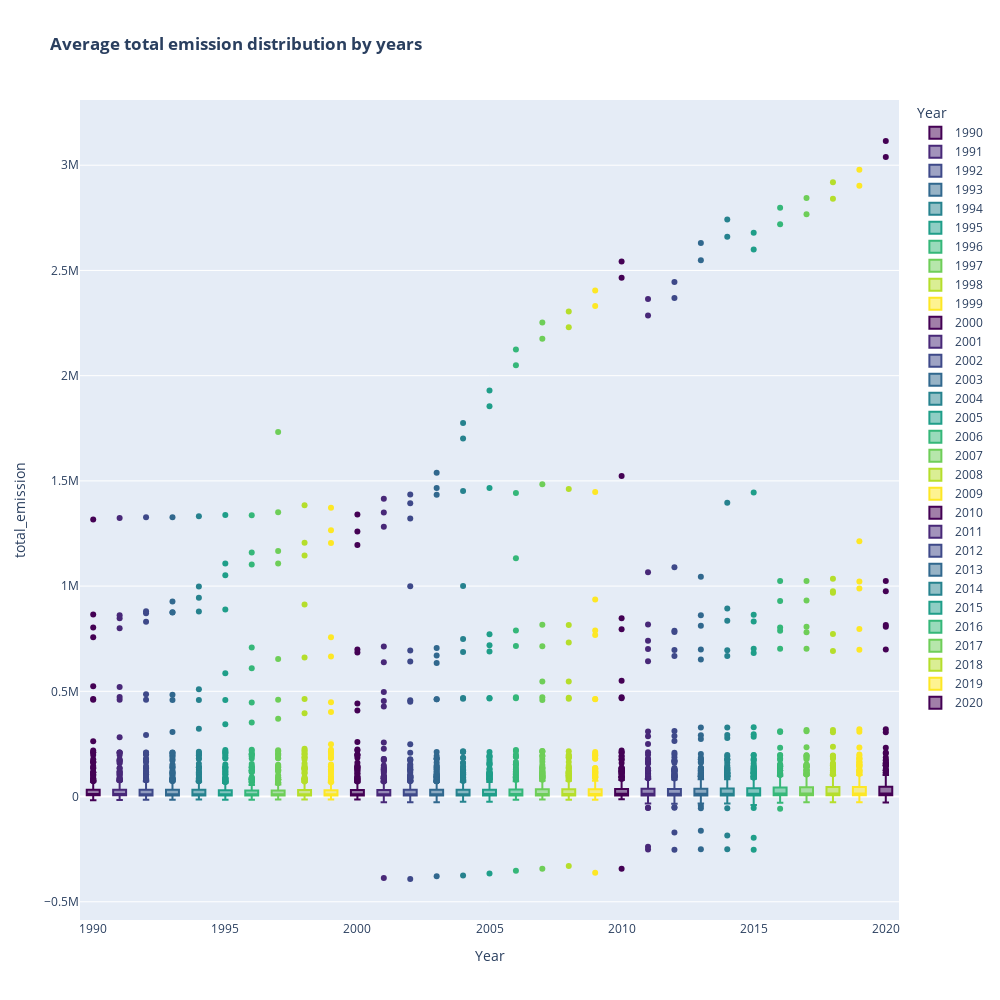

This figure's notebook cell:
### Code cell
fig = px.box(emission_data, x="Year",
             y="total_emission",
             color="Year",
             color_discrete_sequence=px.colors.sequential.Viridis,
             title='<b>Average total emission distribution by years')
fig.update_layout(width = 1000, height = 1000)
fig.show()

### Figure 1 — Plotly figure (JSON) as saved in the notebook; plotly's stock layout.template omitted (floating-point values rounded to 4 significant figures; data arrays with more than 128 entries replaced by an {"elided": "..."} marker saying what was removed)
{"data": [{"alignmentgroup": "True", "hovertemplate": "Year=%{x}<br>total_emission=%{y}<extra></extra>", "legendgroup": "1990", "marker": {"color": "#440154"}, "name": "1990", "notched": false, "offsetgroup": "1990", "orientation": "v", "showlegend": true, "type": "box", "x": {"elided": "202 int values"}, "x0": " ", "xaxis": "x", "y": {"elided": "202 float values"}, "y0": " ", "yaxis": "y"}, {"alignmentgroup": "True", "hovertemplate": "Year=%{x}<br>total_emission=%{y}<extra></extra>", "legendgroup": "1991", "marker": {"color": "#482878"}, "name": "1991", "notched": false, "offsetgroup": "1991", "orientation": "v", "showlegend": true, "type": "box", "x": {"elided": "205 int values"}, "x0": " ", "xaxis": "x", "y": {"elided": "205 float values"}, "y0": " ", "yaxis": "y"}, {"alignmentgroup": "True", "hovertemplate": "Year=%{x}<br>total_emission=%{y}<extra></extra>", "legendgroup": "1992", "marker": {"color": "#3e4989"}, "name": "1992", "notched": false, "offsetgroup": "1992", "orientation": "v", "showlegend": true, "type": "box", "x": {"elided": "223 int values"}, "x0": " ", "xaxis": "x", "y": {"elided": "223 float values"}, "y0": " ", "yaxis": "y"}, {"alignmentgroup": "True", "hovertemplate": "Year=%{x}<br>total_emission=%{y}<extra></extra>", "legendgroup": "1993", "marker": {"color": "#31688e"}, "name": "1993", "notched": false, "offsetgroup": "1993", "orientation": "v", "showlegend": true, "type": "box", "x": {"elided": "225 int values"}, "x0": " ", "xaxis": "x", "y": {"elided": "225 float values"}, "y0": " ", "yaxis": "y"}, {"alignmentgroup": "True", "hovertemplate": "Year=%{x}<br>total_emission=%{y}<extra></extra>", "legendgroup": "1994", "marker": {"color": "#26828e"}, "name": "1994", "notched": false, "offsetgroup": "1994", "orientation": "v", "showlegend": true, "type": "box", "x": {"elided": "225 int values"}, "x0": " ", "xaxis": "x", "y": {"elided": "225 float values"}, "y0": " ", "yaxis": "y"}, {"alignmentgroup": "True", "hovertemplate": "Year=%{x}<br>total_emission=%{y}<extra></extra>", "legendgroup": "1995", "marker": {"color": "#1f9e89"}, "name": "1995", "notched": false, "offsetgroup": "1995", "orientation": "v", "showlegend": true, "type": "box", "x": {"elided": "225 int values"}, "x0": " ", "xaxis": "x", "y": {"elided": "225 float values"}, "y0": " ", "yaxis": "y"}, {"alignmentgroup": "True", "hovertemplate": "Year=%{x}<br>total_emission=%{y}<extra></extra>", "legendgroup": "1996", "marker": {"color": "#35b779"}, "name": "1996", "notched": false, "offsetgroup": "1996", "orientation": "v", "showlegend": true, "type": "box", "x": {"elided": "225 int values"}, "x0": " ", "xaxis": "x", "y": {"elided": "225 float values"}, "y0": " ", "yaxis": "y"}, {"alignmentgroup": "True", "hovertemplate": "Year=%{x}<br>total_emission=%{y}<extra></extra>", "legendgroup": "1997", "marker": {"color": "#6ece58"}, "name": "1997", "notched": false, "offsetgroup": "1997", "orientation": "v", "showlegend": true, "type": "box", "x": {"elided": "225 int values"}, "x0": " ", "xaxis": "x", "y": {"elided": "225 float values"}, "y0": " ", "yaxis": "y"}, {"alignmentgroup": "True", "hovertemplate": "Year=%{x}<br>total_emission=%{y}<extra></extra>", "legendgroup": "1998", "marker": {"color": "#b5de2b"}, "name": "1998", "notched": false, "offsetgroup": "1998", "orientation": "v", "showlegend": true, "type": "box", "x": {"elided": "225 int values"}, "x0": " ", "xaxis": "x", "y": {"elided": "225 float values"}, "y0": " ", "yaxis": "y"}, {"alignmentgroup": "True", "hovertemplate": "Year=%{x}<br>total_emission=%{y}<extra></extra>", "legendgroup": "1999", "marker": {"color": "#fde725"}, "name": "1999", "notched": false, "offsetgroup": "1999", "orientation": "v", "showlegend": true, "type": "box", "x": {"elided": "225 int values"}, "x0": " ", "xaxis": "x", "y": {"elided": "225 float values"}, "y0": " ", "yaxis": "y"}, {"alignmentgroup": "True", "hovertemplate": "Year=%{x}<br>total_emission=%{y}<extra></extra>", "legendgroup": "2000", "marker": {"color": "#440154"}, "name": "2000", "notched": false, "offsetgroup": "2000", "orientation": "v", "showlegend": true, "type": "box", "x": {"elided": "226 int values"}, "x0": " ", "xaxis": "x", "y": {"elided": "226 float values"}, "y0": " ", "yaxis": "y"}, {"alignmentgroup": "True", "hovertemplate": "Year=%{x}<br>total_emission=%{y}<extra></extra>", "legendgroup": "2001", "marker": {"color": "#482878"}, "name": "2001", "notched": false, "offsetgroup": "2001", "orientation": "v", "showlegend": true, "type": "box", "x": {"elided": "226 int values"}, "x0": " ", "xaxis": "x", "y": {"elided": "226 float values"}, "y0": " ", "yaxis": "y"}, {"alignmentgroup": "True", "hovertemplate": "Year=%{x}<br>total_emission=%{y}<extra></extra>", "legendgroup": "2002", "marker": {"color": "#3e4989"}, "name": "2002", "notched": false, "offsetgroup": "2002", "orientation": "v", "showlegend": true, "type": "box", "x": {"elided": "226 int values"}, "x0": " ", "xaxis": "x", "y": {"elided": "226 float values"}, "y0": " ", "yaxis": "y"}, {"alignmentgroup": "True", "hovertemplate": "Year=%{x}<br>total_emission=%{y}<extra></extra>", "legendgroup": "2003", "marker": {"color": "#31688e"}, "name": "2003", "notched": false, "offsetgroup": "2003", "orientation": "v", "showlegend": true, "type": "box", "x": {"elided": "226 int values"}, "x0": " ", "xaxis": "x", "y": {"elided": "226 float values"}, "y0": " ", "yaxis": "y"}, {"alignmentgroup": "True", "hovertemplate": "Year=%{x}<br>total_emission=%{y}<extra></extra>", "legendgroup": "2004", "marker": {"color": "#26828e"}, "name": "2004", "notched": false, "offsetgroup": "2004", "orientation": "v", "showlegend": true, "type": "box", "x": {"elided": "226 int values"}, "x0": " ", "xaxis": "x", "y": {"elided": "226 float values"}, "y0": " ", "yaxis": "y"}, {"alignmentgroup": "True", "hovertemplate": "Year=%{x}<br>total_emission=%{y}<extra></extra>", "legendgroup": "2005", "marker": {"color": "#1f9e89"}, "name": "2005", "notched": false, "offsetgroup": "2005", "orientation": "v", "showlegend": true, "type": "box", "x": {"elided": "226 int values"}, "x0": " ", "xaxis": "x", "y": {"elided": "226 float values"}, "y0": " ", "yaxis": "y"}, {"alignmentgroup": "True", "hovertemplate": "Year=%{x}<br>total_emission=%{y}<extra></extra>", "legendgroup": "2006", "marker": {"color": "#35b779"}, "name": "2006", "notched": false, "offsetgroup": "2006", "orientation": "v", "showlegend": true, "type": "box", "x": {"elided": "227 int values"}, "x0": " ", "xaxis": "x", "y": {"elided": "227 float values"}, "y0": " ", "yaxis": "y"}, {"alignmentgroup": "True", "hovertemplate": "Year=%{x}<br>total_emission=%{y}<extra></extra>", "legendgroup": "2007", "marker": {"color": "#6ece58"}, "name": "2007", "notched": false, "offsetgroup": "2007", "orientation": "v", "showlegend": true, "type": "box", "x": {"elided": "227 int values"}, "x0": " ", "xaxis": "x", "y": {"elided": "227 float values"}, "y0": " ", "yaxis": "y"}, {"alignmentgroup": "True", "hovertemplate": "Year=%{x}<br>total_emission=%{y}<extra></extra>", "legendgroup": "2008", "marker": {"color": "#b5de2b"}, "name": "2008", "notched": false, "offsetgroup": "2008", "orientation": "v", "showlegend": true, "type": "box", "x": {"elided": "227 int values"}, "x0": " ", "xaxis": "x", "y": {"elided": "227 float values"}, "y0": " ", "yaxis": "y"}, {"alignmentgroup": "True", "hovertemplate": "Year=%{x}<br>total_emission=%{y}<extra></extra>", "legendgroup": "2009", "marker": {"color": "#fde725"}, "name": "2009", "notched": false, "offsetgroup": "2009", "orientation": "v", "showlegend": true, "type": "box", "x": {"elided": "227 int values"}, "x0": " ", "xaxis": "x", "y": {"elided": "227 float values"}, "y0": " ", "yaxis": "y"}, {"alignmentgroup": "True", "hovertemplate": "Year=%{x}<br>total_emission=%{y}<extra></extra>", "legendgroup": "2010", "marker": {"color": "#440154"}, "name": "2010", "notched": false, "offsetgroup": "2010", "orientation": "v", "showlegend": true, "type": "box", "x": {"elided": "227 int values"}, "x0": " ", "xaxis": "x", "y": {"elided": "227 float values"}, "y0": " ", "yaxis": "y"}, {"alignmentgroup": "True", "hovertemplate": "Year=%{x}<br>total_emission=%{y}<extra></extra>", "legendgroup": "2011", "marker": {"color": "#482878"}, "name": "2011", "notched": false, "offsetgroup": "2011", "orientation": "v", "showlegend": true, "type": "box", "x": {"elided": "226 int values"}, "x0": " ", "xaxis": "x", "y": {"elided": "226 float values"}, "y0": " ", "yaxis": "y"}, {"alignmentgroup": "True", "hovertemplate": "Year=%{x}<br>total_emission=%{y}<extra></extra>", "legendgroup": "2012", "marker": {"color": "#3e4989"}, "name": "2012", "notched": false, "offsetgroup": "2012", "orientation": "v", "showlegend": true, "type": "box", "x": {"elided": "227 int values"}, "x0": " ", "xaxis": "x", "y": {"elided": "227 float values"}, "y0": " ", "yaxis": "y"}, {"alignmentgroup": "True", "hovertemplate": "Year=%{x}<br>total_emission=%{y}<extra></extra>", "legendgroup": "2013", "marker": {"color": "#31688e"}, "name": "2013", "notched": false, "offsetgroup": "2013", "orientation": "v", "showlegend": true, "type": "box", "x": {"elided": "227 int values"}, "x0": " ", "xaxis": "x", "y": {"elided": "227 float values"}, "y0": " ", "yaxis": "y"}, {"alignmentgroup": "True", "hovertemplate": "Year=%{x}<br>total_emission=%{y}<extra></extra>", "legendgroup": "2014", "marker": {"color": "#26828e"}, "name": "2014", "notched": false, "offsetgroup": "2014", "orientation": "v", "showlegend": true, "type": "box", "x": {"elided": "227 int values"}, "x0": " ", "xaxis": "x", "y": {"elided": "227 float values"}, "y0": " ", "yaxis": "y"}, {"alignmentgroup": "True", "hovertemplate": "Year=%{x}<br>total_emission=%{y}<extra></extra>", "legendgroup": "2015", "marker": {"color": "#1f9e89"}, "name": "2015", "notched": false, "offsetgroup": "2015", "orientation": "v", "showlegend": true, "type": "box", "x": {"elided": "227 int values"}, "x0": " ", "xaxis": "x", "y": {"elided": "227 float values"}, "y0": " ", "yaxis": "y"}, {"alignmentgroup": "True", "hovertemplate": "Year=%{x}<br>total_emission=%{y}<extra></extra>", "legendgroup": "2016", "marker": {"color": "#35b779"}, "name": "2016", "notched": false, "offsetgroup": "2016", "orientation": "v", "showlegend": true, "type": "box", "x": {"elided": "227 int values"}, "x0": " ", "xaxis": "x", "y": {"elided": "227 float values"}, "y0": " ", "yaxis": "y"}, {"alignmentgroup": "True", "hovertemplate": "Year=%{x}<br>total_emission=%{y}<extra></extra>", "legendgroup": "2017", "marker": {"color": "#6ece58"}, "name": "2017", "notched": false, "offsetgroup": "2017", "orientation": "v", "showlegend": true, "type": "box", "x": {"elided": "227 int values"}, "x0": " ", "xaxis": "x", "y": {"elided": "227 float values"}, "y0": " ", "yaxis": "y"}, {"alignmentgroup": "True", "hovertemplate": "Year=%{x}<br>total_emission=%{y}<extra></extra>", "legendgroup": "2018", "marker": {"color": "#b5de2b"}, "name": "2018", "notched": false, "offsetgroup": "2018", "orientation": "v", "showlegend": true, "type": "box", "x": {"elided": "227 int values"}, "x0": " ", "xaxis": "x", "y": {"elided": "227 float values"}, "y0": " ", "yaxis": "y"}, {"alignmentgroup": "True", "hovertemplate": "Year=%{x}<br>total_emission=%{y}<extra></extra>", "legendgroup": "2019", "marker": {"color": "#fde725"}, "name": "2019", "notched": false, "offsetgroup": "2019", "orientation": "v", "showlegend": true, "type": "box", "x": {"elided": "227 int values"}, "x0": " ", "xaxis": "x", "y": {"elided": "227 float values"}, "y0": " ", "yaxis": "y"}, {"alignmentgroup": "True", "hovertemplate": "Year=%{x}<br>total_emission=%{y}<extra></extra>", "legendgroup": "2020", "marker": {"color": "#440154"}, "name": "2020", "notched": false, "offsetgroup": "2020", "orientation": "v", "showlegend": true, "type": "box", "x": {"elided": "227 int values"}, "x0": " ", "xaxis": "x", "y": {"elided": "227 float values"}, "y0": " ", "yaxis": "y"}], "layout": {"boxmode": "overlay", "height": 1000, "legend": {"title": {"text": "Year"}, "tracegroupgap": 0}, "title": {"text": "<b>Average total emission distribution by years"}, "width": 1000, "xaxis": {"anchor": "y", "autorange": true, "categoryarray": [1990, 1991, 1992, 1993, 1994, 1995, 1996, 1997, 1998, 1999, 2000, 2001, 2002, 2003, 2004, 2005, 2006, 2007, 2008, 2009, 2010, 2011, 2012, 2013, 2014, 2015, 2016, 2017, 2018, 2019, 2020], "categoryorder": "array", "domain": [0, 1], "range": [1990.0, 2020.0], "title": {"text": "Year"}, "type": "linear"}, "yaxis": {"anchor": "x", "autorange": true, "domain": [0, 1], "range": [-586700.0, 3310000.0], "title": {"text": "total_emission"}, "type": "linear"}}}
